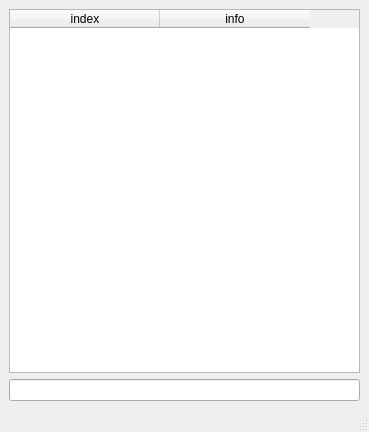
<?xml version="1.0" encoding="UTF-8"?>
<ui version="4.0">
 <class>MainWindow</class>
 <widget class="QMainWindow" name="MainWindow">
  <property name="geometry">
   <rect>
    <x>0</x>
    <y>0</y>
    <width>369</width>
    <height>432</height>
   </rect>
  </property>
  <property name="windowTitle">
   <string>MainWindow</string>
  </property>
  <widget class="QWidget" name="centralwidget">
   <layout class="QVBoxLayout" name="verticalLayout">
    <item>
     <widget class="QTableWidget" name="hashtablebig">
      <attribute name="horizontalHeaderMinimumSectionSize">
       <number>49</number>
      </attribute>
      <attribute name="horizontalHeaderDefaultSectionSize">
       <number>150</number>
      </attribute>
      <column>
       <property name="text">
        <string>index</string>
       </property>
      </column>
      <column>
       <property name="text">
        <string>info</string>
       </property>
      </column>
     </widget>
    </item>
    <item>
     <widget class="QLineEdit" name="lineEdit">
      <property name="readOnly">
       <bool>true</bool>
      </property>
     </widget>
    </item>
   </layout>
  </widget>
  <widget class="QMenuBar" name="menubar">
   <property name="geometry">
    <rect>
     <x>0</x>
     <y>0</y>
     <width>369</width>
     <height>30</height>
    </rect>
   </property>
  </widget>
  <widget class="QStatusBar" name="statusbar"/>
 </widget>
 <resources/>
 <connections/>
</ui>
